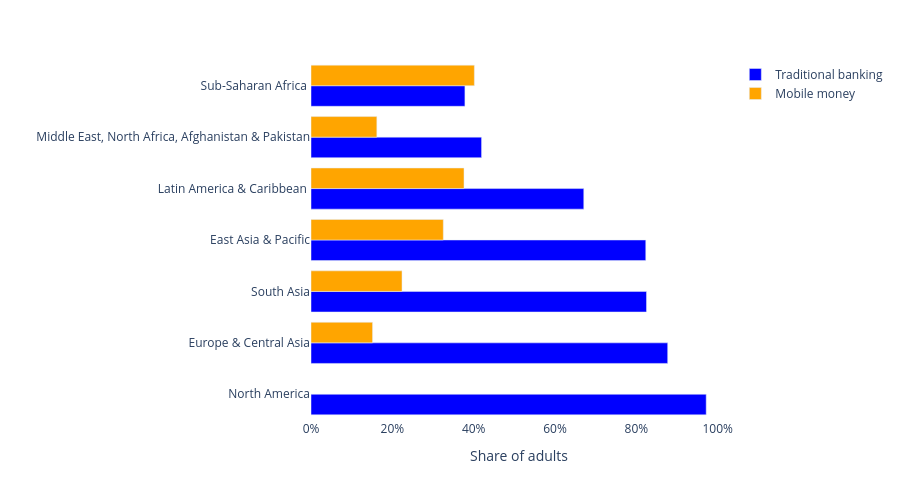

Source (notebook cell):
### Markdown cell above
## Bar Chart: Mobile money adoption vs. traditional banking by region

### Code cell
# Population-weighted averages by region for both account types

regional = (
    merged.groupby("region_geo")
    .apply(lambda g: pd.Series({
        "Traditional banking": weighted_avg(g, "percent_with_fin_account_formal"),
        "Mobile money":        weighted_avg(g, "percent_with_mobile_account"),
    }))
    .reset_index()
    .melt(id_vars="region_geo", var_name="Account type", value_name="share")
)

# Sort regions by traditional banking ascending, so the contrast pops visually
region_order = (
    regional[regional["Account type"] == "Traditional banking"]
    .sort_values("share")["region_geo"].tolist()
)

mobile_fig = px.bar(
    regional,
    x="share",
    y="region_geo",
    color="Account type",
    barmode="group",
    orientation="h",
    category_orders={"region_geo": region_order},
    color_discrete_map={
        "Traditional banking": "Blue",
        "Mobile money": "Orange",
    },
    labels={"share": "Share of adults", "region_geo": "", "Account type": ""},
)
mobile_fig.update_traces(textposition="outside")
mobile_fig.update_layout(
    xaxis_tickformat=".0%",
    height=500,
    plot_bgcolor="white",
)
mobile_fig.show()

mobile_fig.write_html("../outputs/mobile_vs_traditional_by_region.html")

### Figure 1 — Plotly figure (JSON) as saved in the notebook; plotly's stock layout.template omitted (floating-point values rounded to 4 significant figures)
{"data": [{"alignmentgroup": "True", "hovertemplate": "=%{y}<br>Share of adults=%{x}<extra></extra>", "legendgroup": "Traditional banking", "marker": {"color": "Blue", "pattern": {"shape": ""}}, "name": "Traditional banking", "offsetgroup": "Traditional banking", "orientation": "h", "showlegend": true, "textposition": "outside", "type": "bar", "x": [0.8232, 0.8771, 0.6707, 0.4194, 0.9717, 0.825, 0.3785], "xaxis": "x", "y": ["East Asia & Pacific", "Europe & Central Asia", "Latin America & Caribbean ", "Middle East, North Africa, Afghanistan & Pakistan", "North America", "South Asia", "Sub-Saharan Africa "], "yaxis": "y"}, {"alignmentgroup": "True", "hovertemplate": "=%{y}<br>Share of adults=%{x}<extra></extra>", "legendgroup": "Mobile money", "marker": {"color": "Orange", "pattern": {"shape": ""}}, "name": "Mobile money", "offsetgroup": "Mobile money", "orientation": "h", "showlegend": true, "textposition": "outside", "type": "bar", "x": [0.3253, 0.1514, 0.3762, 0.1619, null, 0.2238, 0.4017], "xaxis": "x", "y": ["East Asia & Pacific", "Europe & Central Asia", "Latin America & Caribbean ", "Middle East, North Africa, Afghanistan & Pakistan", "North America", "South Asia", "Sub-Saharan Africa "], "yaxis": "y"}], "layout": {"barmode": "group", "height": 500, "legend": {"title": {"text": ""}, "tracegroupgap": 0}, "margin": {"t": 60}, "plot_bgcolor": "white", "xaxis": {"anchor": "y", "domain": [0, 1], "tickformat": ".0%", "title": {"text": "Share of adults"}}, "yaxis": {"anchor": "x", "categoryarray": ["North America", "Europe & Central Asia", "South Asia", "East Asia & Pacific", "Latin America & Caribbean ", "Middle East, North Africa, Afghanistan & Pakistan", "Sub-Saharan Africa "], "categoryorder": "array", "domain": [0, 1], "title": {"text": ""}}}}
